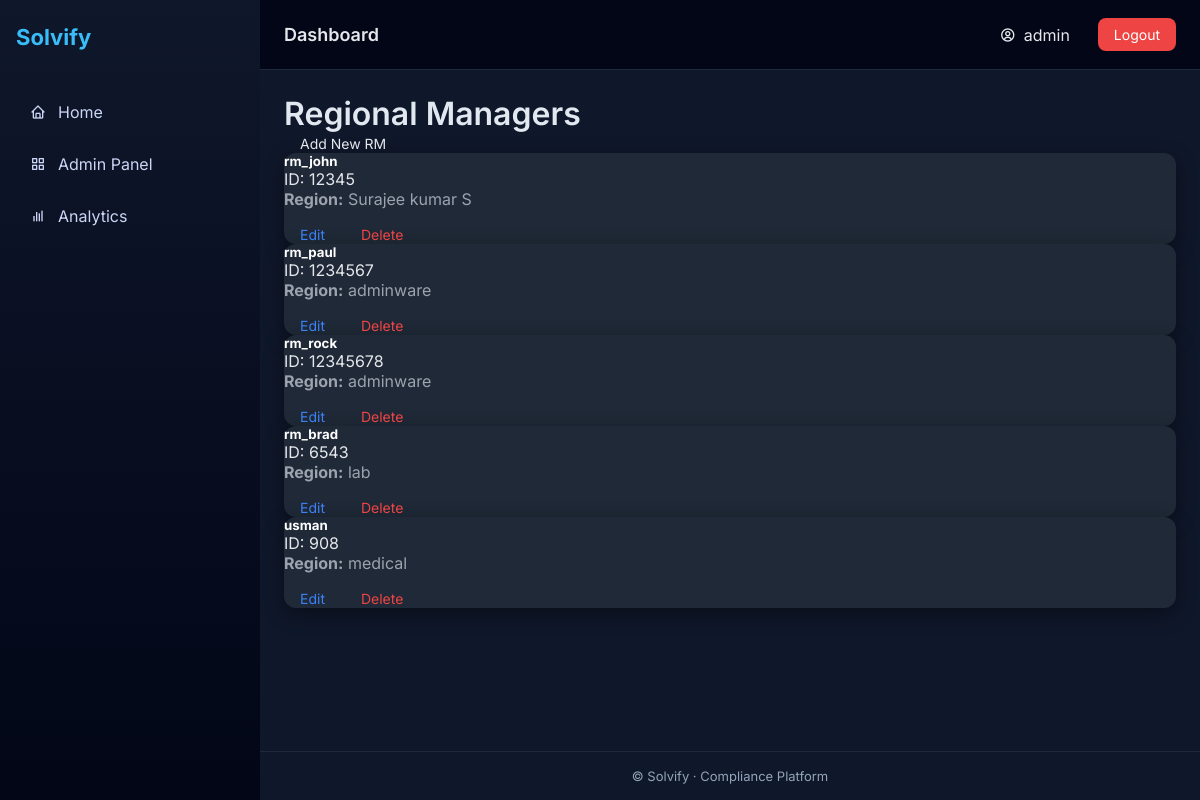
The app's page /admin-panel/rms/ (signed in) with its own data.
### core/models.py (models this page shows, shortened)
class RegionalManager(models.Model):
    user = models.OneToOneField(
        User,
        on_delete=models.SET_NULL,
        null=True,
        blank=True,
        related_name="regional_manager_profile"
    )
    manager_id = models.CharField(max_length=50, unique=True)
    region = models.ForeignKey(Region, on_delete=models.SET_NULL, null=True, blank=True, related_name="regional_managers")
    phone = models.CharField(max_length=20, blank=True, null=True)
    email = models.EmailField(blank=True, null=True)
    is_active = models.BooleanField(default=True)
    created_at = models.DateTimeField(auto_now_add=True)
    updated_at = models.DateTimeField(auto_now=True)
    class Meta:
        ordering = ["manager_id"]

class Region(models.Model):
    name = models.CharField(max_length=100, unique=True)
    code = models.CharField(max_length=20, blank=True, null=True)
    created_at = models.DateTimeField(auto_now_add=True)
    class Meta:
        ordering = ["name"]

### core/views.py (the view)
# urls.py: path("admin-panel/rms/", views.list_rms, name="list_rms"),
@login_required
@role_required('admin')
def list_rms(request):
    rms = RegionalManager.objects.select_related('user', 'region').all()
    return render(request, "list_rms.html", {"rms": rms})

### templates/list_rms.html (shortened to what this page needs)
{% extends "base.html" %}
{% block content %}
<div class="container-fluid py-4">
    <div class="d-flex justify-content-between align-items-center mb-4">
        <h1 style="color: #e2e8f0; font-weight: 600;">Regional Managers</h1>
        <a href="{% url 'create_rm' %}" class="btn btn-success btn-lg">
             Add New RM
        </a>
    </div>
    <div class="row g-4">
        {% for rm in rms %}
        <div class="col-md-4 col-lg-3">
            <div class="card p-3" style="background-color: #1f2937; border-radius: 12px; box-shadow: 0 6px 20px rgba(0,0,0,0.4);">
                <div class="d-flex justify-content-between align-items-center mb-3">
                    <h5 style="color: #fff;">{{ rm.user.username }}</h5>
                    <span class="badge bg-info text-dark">ID: {{ rm.manager_id }}</span>
                </div>
                <p style="color: #9ca3af; margin-bottom: 15px;">
                    <strong>Region:</strong> {% if rm.region %}{{ rm.region.name }}{% else %}N/A{% endif %}
                </p>
                <div class="d-flex justify-content-between">
                    <a href="{% url 'edit_rm' rm.id %}" class="btn btn-outline-info flex-fill me-2">
                         Edit
                    </a>
                    <a href="{% url 'delete_rm' rm.id %}" class="btn btn-outline-danger flex-fill">
                         Delete
                    </a>
                </div>
            </div>
        </div>
        {% empty %}
        <div class="col-12">
            <div class="card p-4 text-center" style="background-color: #1f2937; border-radius: 12px;">
                <p style="color: #9ca3af; font-size: 1.1rem;">No Regional Managers found.</p>
            </div>
        </div>
        {% endfor %}
    </div>
</div>
{% endblock %}

### templates/base.html (shortened to what this page needs)
<!DOCTYPE html>
<html lang="en">
<head>
    {% load static %}
    <link href="https://unpkg.com/boxicons@2.1.4/css/boxicons.min.css" rel="stylesheet">
</head>
<body>
<aside class="sidebar">
    <div class="logo">Solvify</div>
    <nav class="menu">
        <a href="{% url 'home' %}"><i class='bx bx-home'></i><span>Home</span></a>
        {% if user.is_authenticated %}
            {% if user.profile.role == 'admin' %}
                <a href="{% url 'admin_panel' %}"><i class='bx bx-grid-alt'></i><span>Admin Panel</span></a>
                <a href="{% url 'admin_dashboard' %}"><i class='bx bx-bar-chart'></i><span>Analytics</span></a>
            {% elif user.profile.role == 'regional_manager' %}
                <a href="{% url 'rm_dashboard' %}"><i class='bx bx-group'></i><span>Team</span></a>
                <a href="{% url 'rm_compliance_dashboard' %}"><i class='bx bx-shield'></i><span>Compliance</span></a>
            {% elif user.profile.role == 'employee' %}
                <a href="{% url 'employee_dashboard' %}"><i class='bx bx-user'></i><span>Dashboard</span></a>
                <a href="{% url 'employee_compliance_dashboard' %}"><i class='bx bx-check-shield'></i><span>My Compliance</span></a>
            {% endif %}
        {% endif %}
    </nav>
</aside>
<div class="main">
    <header class="topbar">
        <div class="page-title">{% block page_title %}Dashboard{% endblock %}</div>
        <div class="top-actions">
            {% if user.is_authenticated %}
                <div class="user-chip"><i class='bx bx-user-circle'></i>{{ user.username }}</div>
                <a href="{% url 'logout' %}" class="btn logout">Logout</a>
            {% else %}
                <a href="{% url 'login' %}" class="btn primary">Login</a>
            {% endif %}
        </div>
    </header>
    <main class="content">
        {% block content %}{% endblock %}
    </main>
    <footer class="footer">© {{ now.year }} Solvify · Compliance Platform</footer>
</div>
</body>
</html>

### templates/base.html (style rules this page uses)
* { box-sizing: border-box; margin: 0; padding: 0; font-family: 'Inter', sans-serif; }
body { background: #0b0f1a; color: #e5e7eb; display: flex; }
a { text-decoration: none; color: inherit; }
.sidebar { width: 260px; background: linear-gradient(180deg, #0f172a, #020617); min-height: 100vh; padding: 24px 16px; position: fixed; }
.logo { font-size: 22px; font-weight: 700; color: #38bdf8; margin-bottom: 40px; }
.menu a { display: flex; align-items: center; gap: 12px; padding: 12px 14px; border-radius: 10px; color: #cbd5f5; margin-bottom: 8px; transition: background 0.2s; }
.main { margin-left: 260px; width: calc(100% - 260px); display: flex; flex-direction: column; min-height: 100vh; }
.topbar { height: 70px; background: #020617; display: flex; justify-content: space-between; align-items: center; padding: 0 24px; border-bottom: 1px solid #1e293b; }
.page-title { font-size: 18px; font-weight: 600; }
.top-actions { display: flex; align-items: center; gap: 16px; }
.user-chip { display: flex; align-items: center; gap: 8px; background: #020617; padding: 6px 12px; border-radius: 20px; }
.btn { padding: 8px 16px; border-radius: 8px; font-size: 14px; }
.btn.logout { background: #ef4444; color: #fff; }
.content { flex: 1; padding: 24px; }
.footer { padding: 16px; text-align: center; font-size: 13px; color: #94a3b8; border-top: 1px solid #1e293b; }

### templates/list_rms.html (style rules this page uses)
body { background-color: #0f172a; font-family: 'Segoe UI', sans-serif; }
.btn-outline-info { color: #3b82f6; border-color: #3b82f6; }
.btn-outline-danger { color: #ef4444; border-color: #ef4444; }

### records on screen
RegionalManager: user.username "rm_john", manager_id "12345", region.name "Surajee kumar S"
RegionalManager: user.username "rm_paul", manager_id "1234567", region.name "adminware"
RegionalManager: user.username "rm_rock", manager_id "12345678", region.name "adminware"
RegionalManager: user.username "rm_brad", manager_id "6543", region.name "lab"
RegionalManager: user.username "usman", manager_id "908", region.name "medical"

### other values on screen
{{ user.username }} "admin"
